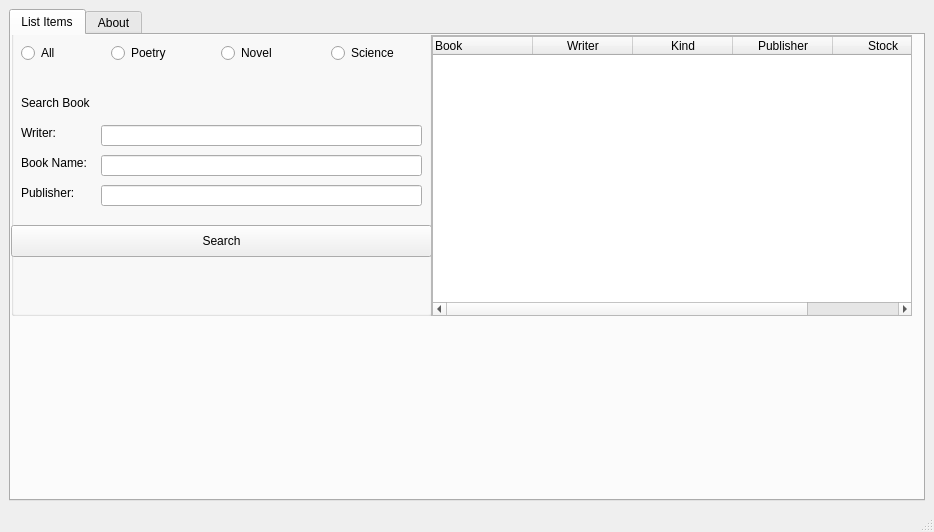
<?xml version="1.0" encoding="UTF-8"?>
<ui version="4.0">
 <class>MainWindow</class>
 <widget class="QMainWindow" name="MainWindow">
  <property name="geometry">
   <rect>
    <x>0</x>
    <y>0</y>
    <width>934</width>
    <height>532</height>
   </rect>
  </property>
  <property name="windowTitle">
   <string>Book Store System</string>
  </property>
  <widget class="QWidget" name="centralwidget">
   <layout class="QVBoxLayout" name="verticalLayout">
    <item>
     <widget class="QTabWidget" name="tabWidget">
      <property name="layoutDirection">
       <enum>Qt::LeftToRight</enum>
      </property>
      <property name="tabShape">
       <enum>QTabWidget::Rounded</enum>
      </property>
      <property name="currentIndex">
       <number>0</number>
      </property>
      <property name="usesScrollButtons">
       <bool>true</bool>
      </property>
      <property name="tabsClosable">
       <bool>false</bool>
      </property>
      <property name="movable">
       <bool>false</bool>
      </property>
      <widget class="QWidget" name="tab">
       <attribute name="title">
        <string>List Items</string>
       </attribute>
       <widget class="QWidget" name="horizontalLayoutWidget">
        <property name="geometry">
         <rect>
          <x>0</x>
          <y>-20</y>
          <width>421</width>
          <height>301</height>
         </rect>
        </property>
        <layout class="QHBoxLayout" name="horizontalLayout_2">
         <item>
          <widget class="QGroupBox" name="groupBox">
           <property name="title">
            <string>Filter Search</string>
           </property>
           <widget class="QRadioButton" name="allButton">
            <property name="geometry">
             <rect>
              <x>10</x>
              <y>30</y>
              <width>101</width>
              <height>16</height>
             </rect>
            </property>
            <property name="text">
             <string>All</string>
            </property>
           </widget>
           <widget class="QRadioButton" name="poetryButton">
            <property name="geometry">
             <rect>
              <x>100</x>
              <y>30</y>
              <width>101</width>
              <height>16</height>
             </rect>
            </property>
            <property name="text">
             <string>Poetry</string>
            </property>
           </widget>
           <widget class="QRadioButton" name="novelButton">
            <property name="geometry">
             <rect>
              <x>210</x>
              <y>30</y>
              <width>101</width>
              <height>16</height>
             </rect>
            </property>
            <property name="text">
             <string>Novel</string>
            </property>
           </widget>
           <widget class="QRadioButton" name="scienceButton">
            <property name="geometry">
             <rect>
              <x>320</x>
              <y>30</y>
              <width>101</width>
              <height>16</height>
             </rect>
            </property>
            <property name="text">
             <string>Science</string>
            </property>
           </widget>
           <widget class="QLabel" name="label">
            <property name="geometry">
             <rect>
              <x>10</x>
              <y>80</y>
              <width>81</width>
              <height>16</height>
             </rect>
            </property>
            <property name="text">
             <string>Search Book</string>
            </property>
           </widget>
           <widget class="QLabel" name="label_2">
            <property name="geometry">
             <rect>
              <x>10</x>
              <y>110</y>
              <width>81</width>
              <height>16</height>
             </rect>
            </property>
            <property name="text">
             <string>Writer:</string>
            </property>
           </widget>
           <widget class="QLabel" name="label_3">
            <property name="geometry">
             <rect>
              <x>10</x>
              <y>140</y>
              <width>81</width>
              <height>16</height>
             </rect>
            </property>
            <property name="text">
             <string>Book Name:</string>
            </property>
           </widget>
           <widget class="QLabel" name="label_4">
            <property name="geometry">
             <rect>
              <x>10</x>
              <y>170</y>
              <width>81</width>
              <height>16</height>
             </rect>
            </property>
            <property name="text">
             <string>Publisher:</string>
            </property>
           </widget>
           <widget class="QLineEdit" name="writer_input">
            <property name="geometry">
             <rect>
              <x>90</x>
              <y>110</y>
              <width>321</width>
              <height>21</height>
             </rect>
            </property>
           </widget>
           <widget class="QLineEdit" name="bookname_input">
            <property name="geometry">
             <rect>
              <x>90</x>
              <y>140</y>
              <width>321</width>
              <height>21</height>
             </rect>
            </property>
           </widget>
           <widget class="QLineEdit" name="publisher_input">
            <property name="geometry">
             <rect>
              <x>90</x>
              <y>170</y>
              <width>321</width>
              <height>21</height>
             </rect>
            </property>
           </widget>
           <widget class="QPushButton" name="searchButton">
            <property name="geometry">
             <rect>
              <x>0</x>
              <y>210</y>
              <width>421</width>
              <height>32</height>
             </rect>
            </property>
            <property name="text">
             <string>Search</string>
            </property>
           </widget>
          </widget>
         </item>
        </layout>
       </widget>
       <widget class="QWidget" name="horizontalLayoutWidget_2">
        <property name="geometry">
         <rect>
          <x>420</x>
          <y>0</y>
          <width>481</width>
          <height>281</height>
         </rect>
        </property>
        <layout class="QHBoxLayout" name="horizontalLayout_3">
         <item>
          <widget class="QScrollArea" name="scrollArea">
           <property name="widgetResizable">
            <bool>true</bool>
           </property>
           <widget class="QWidget" name="scrollAreaWidgetContents">
            <property name="geometry">
             <rect>
              <x>0</x>
              <y>0</y>
              <width>477</width>
              <height>277</height>
             </rect>
            </property>
            <widget class="QTableWidget" name="tableWidget">
             <property name="geometry">
              <rect>
               <x>0</x>
               <y>0</y>
               <width>481</width>
               <height>281</height>
              </rect>
             </property>
             <property name="rowCount">
              <number>0</number>
             </property>
             <column>
              <property name="text">
               <string>Book</string>
              </property>
              <property name="textAlignment">
               <set>AlignLeading|AlignVCenter</set>
              </property>
             </column>
             <column>
              <property name="text">
               <string>Writer</string>
              </property>
             </column>
             <column>
              <property name="text">
               <string>Kind</string>
              </property>
             </column>
             <column>
              <property name="text">
               <string>Publisher</string>
              </property>
             </column>
             <column>
              <property name="text">
               <string>Stock</string>
              </property>
             </column>
            </widget>
           </widget>
          </widget>
         </item>
        </layout>
       </widget>
      </widget>
      <widget class="QWidget" name="tab_2">
       <attribute name="title">
        <string>About</string>
       </attribute>
       <widget class="QTextBrowser" name="textBrowser">
        <property name="geometry">
         <rect>
          <x>0</x>
          <y>0</y>
          <width>911</width>
          <height>331</height>
         </rect>
        </property>
        <property name="html">
         <string>&lt;!DOCTYPE HTML PUBLIC &quot;-//W3C//DTD HTML 4.0//EN&quot; &quot;http://www.w3.org/TR/REC-html40/strict.dtd&quot;&gt;
&lt;html&gt;&lt;head&gt;&lt;meta name=&quot;qrichtext&quot; content=&quot;1&quot; /&gt;&lt;style type=&quot;text/css&quot;&gt;
p, li { white-space: pre-wrap; }
&lt;/style&gt;&lt;/head&gt;&lt;body style=&quot; font-family:'.SF NS Text'; font-size:13pt; font-weight:400; font-style:normal;&quot;&gt;
&lt;p style=&quot; margin-top:0px; margin-bottom:0px; margin-left:0px; margin-right:0px; -qt-block-indent:0; text-indent:0px;&quot;&gt;&lt;span style=&quot; font-family:'.SF NS Text'; font-size:18pt; font-weight:600;&quot;&gt;Book Store System Application v1.0&lt;/span&gt;&lt;/p&gt;
&lt;p style=&quot; margin-top:0px; margin-bottom:0px; margin-left:0px; margin-right:0px; -qt-block-indent:0; text-indent:0px;&quot;&gt;&lt;span style=&quot; font-family:'.SF NS Text'; font-size:14pt; font-weight:600;&quot;&gt;Developed by: Ulaş Eraslan&lt;/span&gt;&lt;/p&gt;
&lt;p style=&quot; margin-top:0px; margin-bottom:0px; margin-left:0px; margin-right:0px; -qt-block-indent:0; text-indent:0px;&quot;&gt;&lt;span style=&quot; font-family:'.SF NS Text'; font-style:italic;&quot;&gt;Contact: ulaseraslan@sabanciuniv.edu&lt;/span&gt;&lt;/p&gt;
&lt;p style=&quot;-qt-paragraph-type:empty; margin-top:0px; margin-bottom:0px; margin-left:0px; margin-right:0px; -qt-block-indent:0; text-indent:0px; font-family:'.SF NS Text'; font-size:14pt; font-weight:600;&quot;&gt;&lt;br /&gt;&lt;/p&gt;
&lt;p style=&quot;-qt-paragraph-type:empty; margin-top:0px; margin-bottom:0px; margin-left:0px; margin-right:0px; -qt-block-indent:0; text-indent:0px; font-family:'.SF NS Text'; font-size:18pt; font-weight:600;&quot;&gt;&lt;br /&gt;&lt;/p&gt;&lt;/body&gt;&lt;/html&gt;</string>
        </property>
       </widget>
      </widget>
     </widget>
    </item>
   </layout>
  </widget>
  <widget class="QMenuBar" name="menubar">
   <property name="geometry">
    <rect>
     <x>0</x>
     <y>0</y>
     <width>934</width>
     <height>22</height>
    </rect>
   </property>
  </widget>
  <widget class="QStatusBar" name="statusbar"/>
 </widget>
 <resources/>
 <connections/>
</ui>
